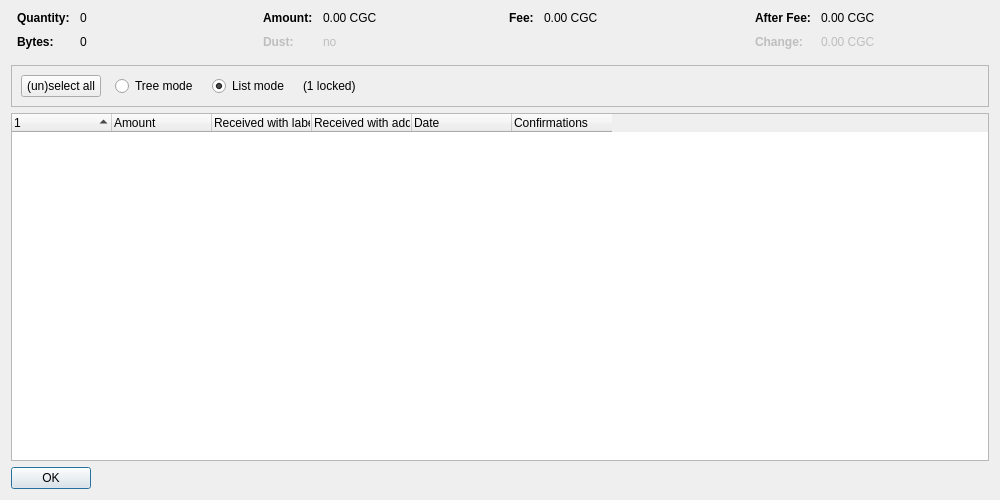
<?xml version="1.0" encoding="UTF-8"?>
<ui version="4.0">
 <class>CoinControlDialog</class>
 <widget class="QDialog" name="CoinControlDialog">
  <property name="geometry">
   <rect>
    <x>0</x>
    <y>0</y>
    <width>1000</width>
    <height>500</height>
   </rect>
  </property>
  <property name="windowTitle">
   <string>Coin Selection</string>
  </property>
  <layout class="QVBoxLayout" name="verticalLayout">
   <item>
    <layout class="QHBoxLayout" name="horizontalLayoutTop" stretch="0,0,0,0">
     <property name="topMargin">
      <number>0</number>
     </property>
     <property name="bottomMargin">
      <number>10</number>
     </property>
     <item>
      <layout class="QFormLayout" name="formLayoutCoinControl1">
       <property name="horizontalSpacing">
        <number>10</number>
       </property>
       <property name="verticalSpacing">
        <number>10</number>
       </property>
       <property name="leftMargin">
        <number>6</number>
       </property>
       <property name="rightMargin">
        <number>6</number>
       </property>
       <item row="0" column="0">
        <widget class="QLabel" name="labelCoinControlQuantityText">
         <property name="font">
          <font>
           <weight>75</weight>
           <bold>true</bold>
          </font>
         </property>
         <property name="text">
          <string>Quantity:</string>
         </property>
        </widget>
       </item>
       <item row="0" column="1">
        <widget class="QLabel" name="labelCoinControlQuantity">
         <property name="cursor">
          <cursorShape>IBeamCursor</cursorShape>
         </property>
         <property name="contextMenuPolicy">
          <enum>Qt::ActionsContextMenu</enum>
         </property>
         <property name="text">
          <string notr="true">0</string>
         </property>
         <property name="textInteractionFlags">
          <set>Qt::LinksAccessibleByMouse|Qt::TextSelectableByKeyboard|Qt::TextSelectableByMouse</set>
         </property>
        </widget>
       </item>
       <item row="1" column="0">
        <widget class="QLabel" name="labelCoinControlBytesText">
         <property name="font">
          <font>
           <weight>75</weight>
           <bold>true</bold>
          </font>
         </property>
         <property name="text">
          <string>Bytes:</string>
         </property>
        </widget>
       </item>
       <item row="1" column="1">
        <widget class="QLabel" name="labelCoinControlBytes">
         <property name="cursor">
          <cursorShape>IBeamCursor</cursorShape>
         </property>
         <property name="contextMenuPolicy">
          <enum>Qt::ActionsContextMenu</enum>
         </property>
         <property name="text">
          <string notr="true">0</string>
         </property>
         <property name="textInteractionFlags">
          <set>Qt::LinksAccessibleByMouse|Qt::TextSelectableByKeyboard|Qt::TextSelectableByMouse</set>
         </property>
        </widget>
       </item>
      </layout>
     </item>
     <item>
      <layout class="QFormLayout" name="formLayoutCoinControl2">
       <property name="horizontalSpacing">
        <number>10</number>
       </property>
       <property name="verticalSpacing">
        <number>10</number>
       </property>
       <property name="leftMargin">
        <number>6</number>
       </property>
       <property name="rightMargin">
        <number>6</number>
       </property>
       <item row="0" column="0">
        <widget class="QLabel" name="labelCoinControlAmountText">
         <property name="font">
          <font>
           <weight>75</weight>
           <bold>true</bold>
          </font>
         </property>
         <property name="text">
          <string>Amount:</string>
         </property>
        </widget>
       </item>
       <item row="0" column="1">
        <widget class="QLabel" name="labelCoinControlAmount">
         <property name="cursor">
          <cursorShape>IBeamCursor</cursorShape>
         </property>
         <property name="contextMenuPolicy">
          <enum>Qt::ActionsContextMenu</enum>
         </property>
         <property name="text">
          <string notr="true">0.00 CGC</string>
         </property>
         <property name="textInteractionFlags">
          <set>Qt::LinksAccessibleByMouse|Qt::TextSelectableByKeyboard|Qt::TextSelectableByMouse</set>
         </property>
        </widget>
       </item>
       <item row="1" column="0">
        <widget class="QLabel" name="labelCoinControlLowOutputText">
         <property name="enabled">
          <bool>false</bool>
         </property>
         <property name="font">
          <font>
           <weight>75</weight>
           <bold>true</bold>
          </font>
         </property>
         <property name="text">
          <string>Dust:</string>
         </property>
        </widget>
       </item>
       <item row="1" column="1">
        <widget class="QLabel" name="labelCoinControlLowOutput">
         <property name="enabled">
          <bool>false</bool>
         </property>
         <property name="cursor">
          <cursorShape>IBeamCursor</cursorShape>
         </property>
         <property name="contextMenuPolicy">
          <enum>Qt::ActionsContextMenu</enum>
         </property>
         <property name="text">
          <string notr="true">no</string>
         </property>
         <property name="textInteractionFlags">
          <set>Qt::LinksAccessibleByMouse|Qt::TextSelectableByKeyboard|Qt::TextSelectableByMouse</set>
         </property>
        </widget>
       </item>
      </layout>
     </item>
     <item>
      <layout class="QFormLayout" name="formLayoutCoinControl3">
       <property name="horizontalSpacing">
        <number>10</number>
       </property>
       <property name="verticalSpacing">
        <number>10</number>
       </property>
       <property name="leftMargin">
        <number>6</number>
       </property>
       <property name="rightMargin">
        <number>6</number>
       </property>
       <item row="0" column="0">
        <widget class="QLabel" name="labelCoinControlFeeText">
         <property name="font">
          <font>
           <weight>75</weight>
           <bold>true</bold>
          </font>
         </property>
         <property name="text">
          <string>Fee:</string>
         </property>
        </widget>
       </item>
       <item row="0" column="1">
        <widget class="QLabel" name="labelCoinControlFee">
         <property name="cursor">
          <cursorShape>IBeamCursor</cursorShape>
         </property>
         <property name="contextMenuPolicy">
          <enum>Qt::ActionsContextMenu</enum>
         </property>
         <property name="text">
          <string notr="true">0.00 CGC</string>
         </property>
         <property name="textInteractionFlags">
          <set>Qt::LinksAccessibleByMouse|Qt::TextSelectableByKeyboard|Qt::TextSelectableByMouse</set>
         </property>
        </widget>
       </item>
      </layout>
     </item>
     <item>
      <layout class="QFormLayout" name="formLayoutCoinControl4">
       <property name="horizontalSpacing">
        <number>10</number>
       </property>
       <property name="verticalSpacing">
        <number>10</number>
       </property>
       <property name="leftMargin">
        <number>6</number>
       </property>
       <property name="rightMargin">
        <number>6</number>
       </property>
       <item row="0" column="0">
        <widget class="QLabel" name="labelCoinControlAfterFeeText">
         <property name="font">
          <font>
           <weight>75</weight>
           <bold>true</bold>
          </font>
         </property>
         <property name="text">
          <string>After Fee:</string>
         </property>
        </widget>
       </item>
       <item row="0" column="1">
        <widget class="QLabel" name="labelCoinControlAfterFee">
         <property name="cursor">
          <cursorShape>IBeamCursor</cursorShape>
         </property>
         <property name="contextMenuPolicy">
          <enum>Qt::ActionsContextMenu</enum>
         </property>
         <property name="text">
          <string notr="true">0.00 CGC</string>
         </property>
         <property name="textInteractionFlags">
          <set>Qt::LinksAccessibleByMouse|Qt::TextSelectableByKeyboard|Qt::TextSelectableByMouse</set>
         </property>
        </widget>
       </item>
       <item row="1" column="0">
        <widget class="QLabel" name="labelCoinControlChangeText">
         <property name="enabled">
          <bool>false</bool>
         </property>
         <property name="font">
          <font>
           <weight>75</weight>
           <bold>true</bold>
          </font>
         </property>
         <property name="text">
          <string>Change:</string>
         </property>
        </widget>
       </item>
       <item row="1" column="1">
        <widget class="QLabel" name="labelCoinControlChange">
         <property name="enabled">
          <bool>false</bool>
         </property>
         <property name="cursor">
          <cursorShape>IBeamCursor</cursorShape>
         </property>
         <property name="contextMenuPolicy">
          <enum>Qt::ActionsContextMenu</enum>
         </property>
         <property name="text">
          <string notr="true">0.00 CGC</string>
         </property>
         <property name="textInteractionFlags">
          <set>Qt::LinksAccessibleByMouse|Qt::TextSelectableByKeyboard|Qt::TextSelectableByMouse</set>
         </property>
        </widget>
       </item>
      </layout>
     </item>
    </layout>
   </item>
   <item>
    <widget class="QFrame" name="frame">
     <property name="minimumSize">
      <size>
       <width>0</width>
       <height>40</height>
      </size>
     </property>
     <property name="frameShape">
      <enum>QFrame::StyledPanel</enum>
     </property>
     <property name="frameShadow">
      <enum>QFrame::Sunken</enum>
     </property>
     <layout class="QHBoxLayout" name="horizontalLayout">
      <item>
       <layout class="QHBoxLayout" name="horizontalLayoutPanel" stretch="0,0,0,0,0">
        <property name="spacing">
         <number>14</number>
        </property>
        <item>
         <widget class="QPushButton" name="pushButtonSelectAll">
          <property name="sizePolicy">
           <sizepolicy hsizetype="Maximum" vsizetype="Fixed">
            <horstretch>0</horstretch>
            <verstretch>0</verstretch>
           </sizepolicy>
          </property>
          <property name="text">
           <string>(un)select all</string>
          </property>
          <property name="autoDefault">
           <bool>false</bool>
          </property>
         </widget>
        </item>
        <item>
         <widget class="QRadioButton" name="radioTreeMode">
          <property name="sizePolicy">
           <sizepolicy hsizetype="Maximum" vsizetype="Fixed">
            <horstretch>0</horstretch>
            <verstretch>0</verstretch>
           </sizepolicy>
          </property>
          <property name="text">
           <string>Tree mode</string>
          </property>
         </widget>
        </item>
        <item>
         <widget class="QRadioButton" name="radioListMode">
          <property name="sizePolicy">
           <sizepolicy hsizetype="Maximum" vsizetype="Fixed">
            <horstretch>0</horstretch>
            <verstretch>0</verstretch>
           </sizepolicy>
          </property>
          <property name="text">
           <string>List mode</string>
          </property>
          <property name="checked">
           <bool>true</bool>
          </property>
         </widget>
        </item>
        <item>
         <widget class="QLabel" name="labelLocked">
          <property name="text">
           <string notr="true">(1 locked)</string>
          </property>
         </widget>
        </item>
        <item>
         <spacer name="horizontalSpacer">
          <property name="orientation">
           <enum>Qt::Horizontal</enum>
          </property>
          <property name="sizeHint" stdset="0">
           <size>
            <width>40</width>
            <height>20</height>
           </size>
          </property>
         </spacer>
        </item>
       </layout>
      </item>
     </layout>
    </widget>
   </item>
   <item>
    <widget class="CoinControlTreeWidget" name="treeWidget">
     <property name="contextMenuPolicy">
      <enum>Qt::CustomContextMenu</enum>
     </property>
     <property name="sortingEnabled">
      <bool>false</bool>
     </property>
     <property name="columnCount">
      <number>6</number>
     </property>
     <attribute name="headerShowSortIndicator" stdset="0">
      <bool>true</bool>
     </attribute>
     <attribute name="headerStretchLastSection">
      <bool>false</bool>
     </attribute>
     <column>
      <property name="text">
       <string/>
      </property>
     </column>
     <column>
      <property name="text">
       <string>Amount</string>
      </property>
     </column>
     <column>
      <property name="text">
       <string>Received with label</string>
      </property>
     </column>
     <column>
      <property name="text">
       <string>Received with address</string>
      </property>
     </column>
     <column>
      <property name="text">
       <string>Date</string>
      </property>
     </column>
     <column>
      <property name="text">
       <string>Confirmations</string>
      </property>
      <property name="toolTip">
       <string>Confirmed</string>
      </property>
     </column>
     <column>
      <property name="text">
       <string/>
      </property>
     </column>
     <column>
      <property name="text">
       <string/>
      </property>
     </column>
     <column>
      <property name="text">
       <string/>
      </property>
     </column>
     <column>
      <property name="text">
       <string/>
      </property>
     </column>
    </widget>
   </item>
   <item>
    <widget class="QDialogButtonBox" name="buttonBox">
     <property name="sizePolicy">
      <sizepolicy hsizetype="Maximum" vsizetype="Fixed">
       <horstretch>0</horstretch>
       <verstretch>0</verstretch>
      </sizepolicy>
     </property>
     <property name="orientation">
      <enum>Qt::Horizontal</enum>
     </property>
     <property name="standardButtons">
      <set>QDialogButtonBox::Ok</set>
     </property>
    </widget>
   </item>
  </layout>
 </widget>
 <customwidgets>
  <customwidget>
   <class>CoinControlTreeWidget</class>
   <extends>QTreeWidget</extends>
   <header>qt/coincontroltreewidget.h</header>
  </customwidget>
 </customwidgets>
 <resources/>
 <connections/>
</ui>
